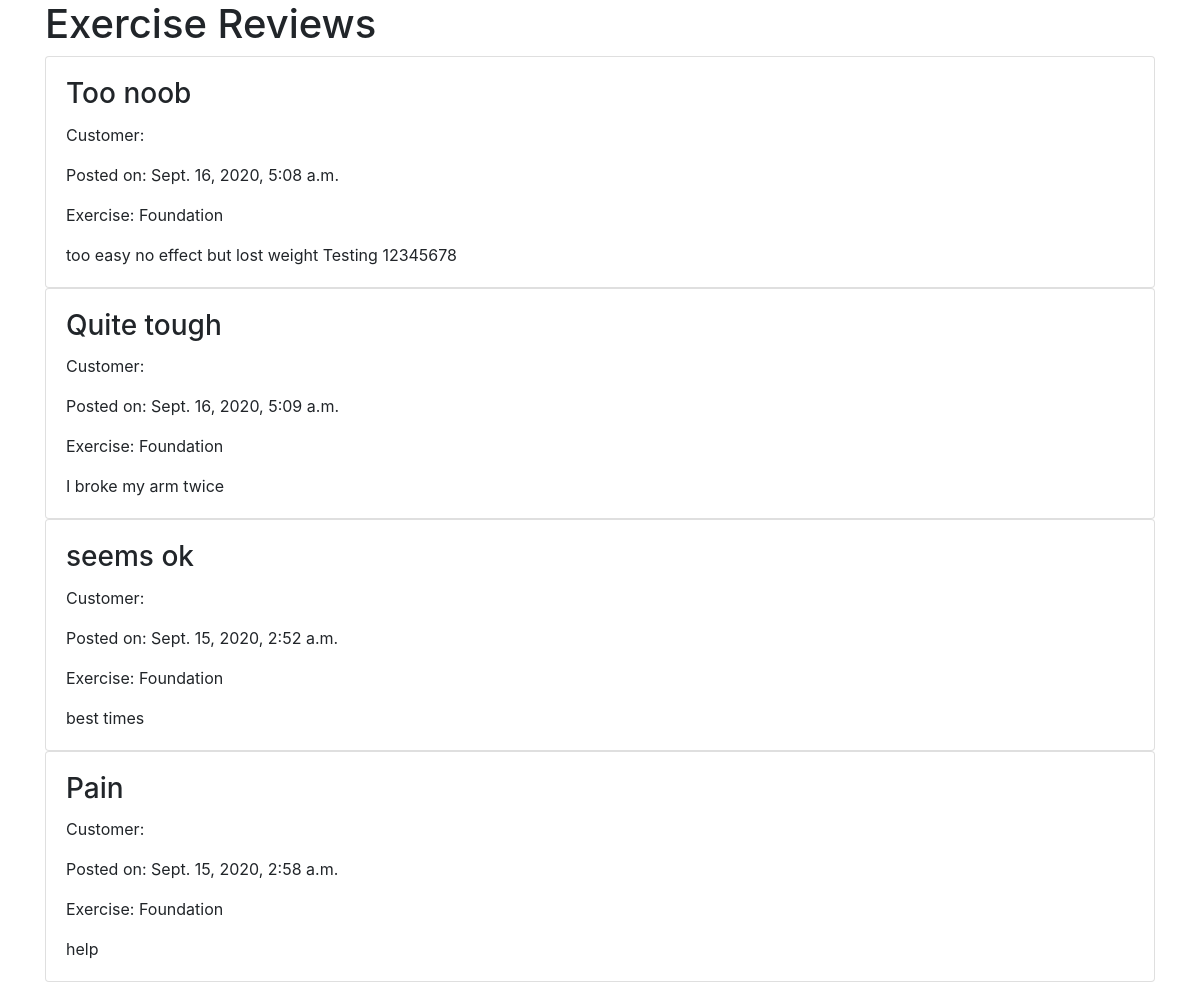
The app's page /reviews/exercise/, older data.
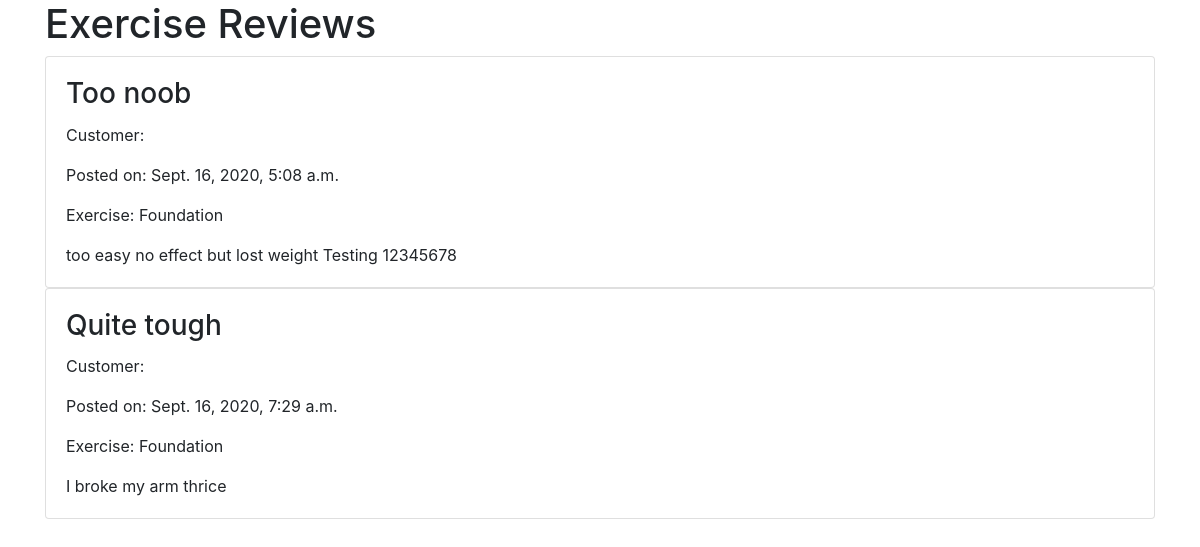
The same page, newer data.
### reviews/models.py (models this page shows)
class ExerciseReview(models.Model):
    title = models.CharField(blank=False, max_length=255)
    content = models.TextField(blank=False, max_length=255)
    datetime = models.DateTimeField(auto_now=True)
    exercise = models.ForeignKey(Exercise, on_delete=models.CASCADE)
    customer = models.ForeignKey(User, on_delete=models.CASCADE)
    def __str__(self):
        return self.title

### products/models.py (models this page shows, shortened)
class Exercise(models.Model):
    title = models.CharField(blank=False, max_length=255)
    description = models.CharField(blank=False, max_length=255)
    price = models.PositiveIntegerField(blank=False)
    exercise_type = models.ForeignKey(ExerciseType, on_delete=models.CASCADE)

### reviews/views.py (the view)
# urls.py: path("exercise/", reviews.views.show_exercise_reviews,
def show_exercise_reviews(request):
    all_exercise_reviews = ExerciseReview.objects.all()
    print(all_exercise_reviews)
    return render(request, "reviews/show_exercise_reviews.template.html", {
        "all_exercise_reviews": all_exercise_reviews
    })

### reviews/templates/reviews/show_exercise_reviews.template.html (shortened to what this page needs)
{% extends 'base.template.html' %}
{% load crispy_forms_tags %}
{% block content %}
<h1>Exercise Reviews</h1>
{% for r in all_exercise_reviews %}
<div class="card">
    <div class="card-body">
        <div class="card-title">
            <h3>{{r.title}}</h3>
        </div>
        <div>
            <p>Customer: {{r.customer.first_name}} {{r.customer.last_name}}</p>
            <p>Posted on: {{r.datetime}}</p>
            <p>Exercise: {{r.exercise.title}}</p>
        </div>
        <div>
            {{r.content}}
        </div>
    </div>
</div>
{% endfor %}
{% endblock %}

### templates/base.template.html (shortened to what this page needs)
<!doctype html>
<html lang="en">
  <head>
    <link rel="stylesheet" href="https://maxcdn.bootstrapcdn.com/bootstrap/4.0.0/css/bootstrap.min.css">
  </head>
  <body>
    <div class="container">
                {%block content%}{%endblock%}
  </body>
</html>

Row changes from the older to the newer data that the page shows:
removed ExerciseReview: title "seems ok", datetime "Sept. 15, 2020, 2:52 a.m.", exercise "Foundation", content "best times"
removed ExerciseReview: title "Pain", datetime "Sept. 15, 2020, 2:58 a.m.", exercise "Foundation", content "help"
changed ExerciseReview "Quite tough": datetime "Sept. 16, 2020, 5:09 a.m." → "Sept. 16, 2020, 7:29 a.m."; content "I broke my arm twice" → "I broke my arm thrice"
